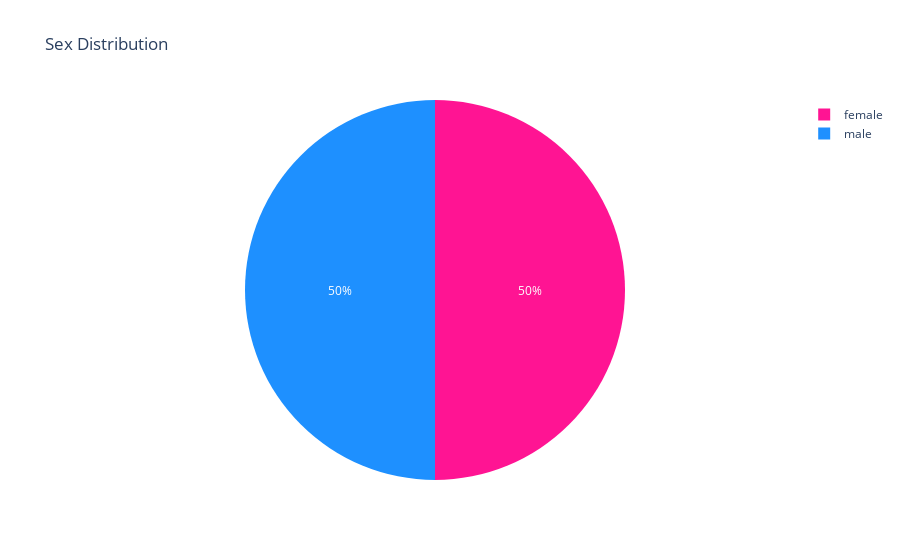

Notebook cell for this chart:
### Markdown cell above
## General Demography of players
#### Sex demography
The game's participants are split equally between the sexes (each group in the game consists of 2 females and 2 male).

### Code cell
sex_df = prepped_df[['sex', 'sex_binary', 'age']].groupby('sex').count().reset_index()
fig = px.pie(sex_df, values='sex_binary', names='sex',color='sex',color_discrete_sequence=sex_colors, title='Sex Distribution')
fig.show()

### Figure 1 — Plotly figure (JSON) as saved in the notebook; plotly's stock layout.template omitted (floating-point values rounded to 4 significant figures)
{"data": [{"customdata": [["female"], ["male"]], "domain": {"x": [0.0, 1.0], "y": [0.0, 1.0]}, "hovertemplate": "sex=%{customdata[0]}<br>sex_binary=%{value}<extra></extra>", "labels": ["female", "male"], "legendgroup": "", "marker": {"colors": ["deeppink", "dodgerblue"]}, "name": "", "showlegend": true, "values": [202, 202], "type": "pie"}], "layout": {"legend": {"tracegroupgap": 0}, "title": {"text": "Sex Distribution"}, "piecolorway": ["deeppink", "dodgerblue"]}}
